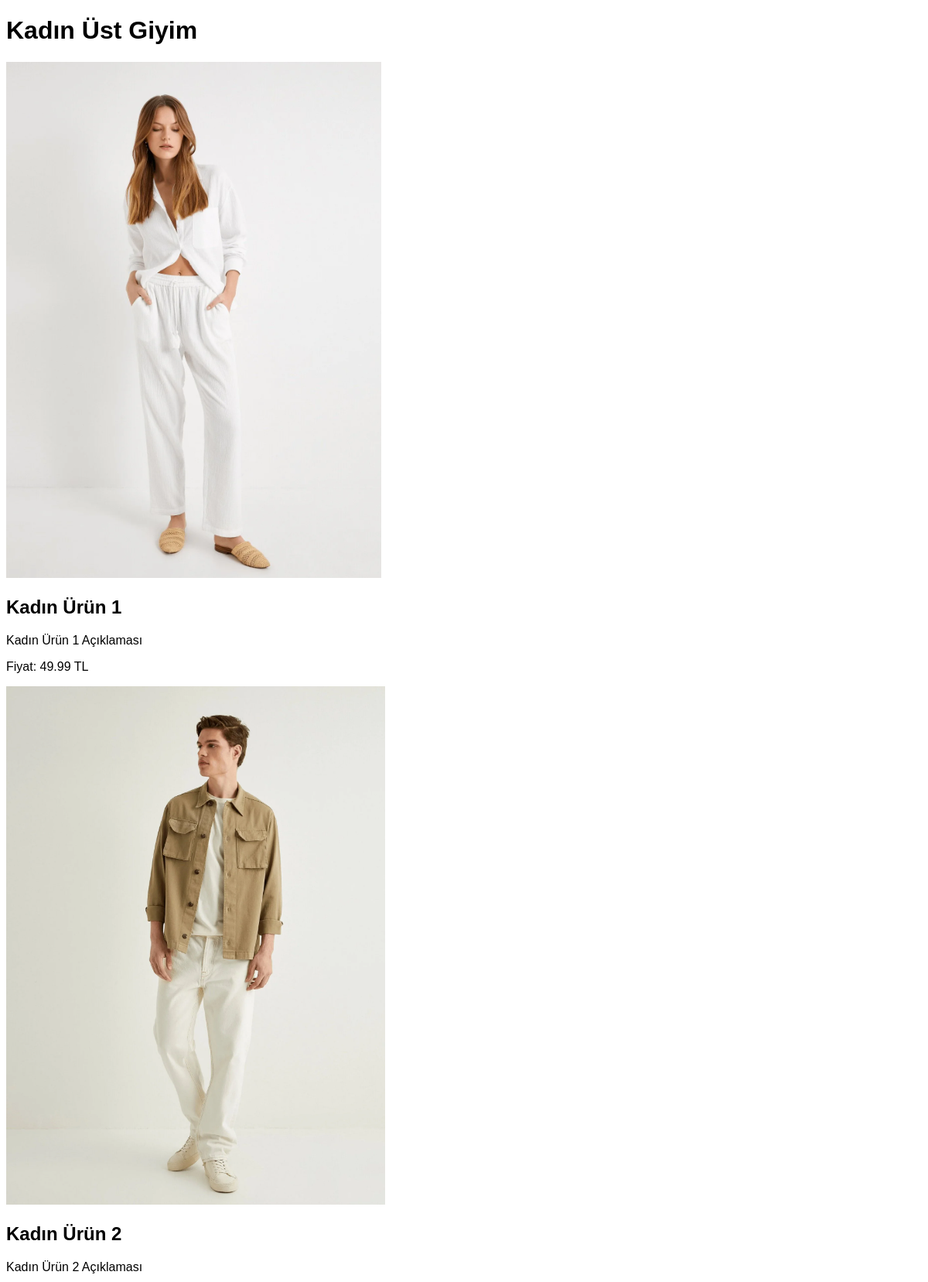
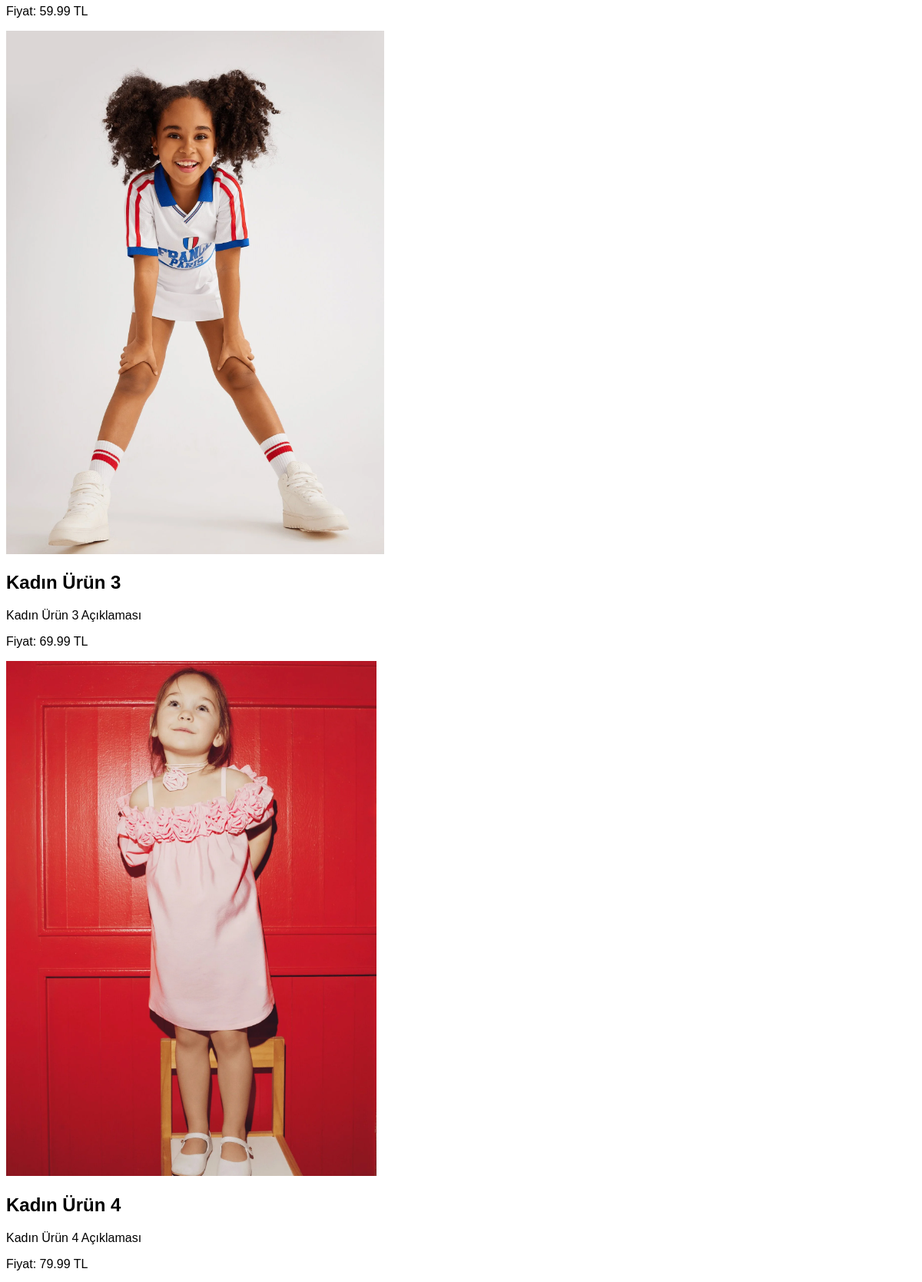
The page /kadın/kadinustgiyim.php (upper part) on the database its author committed (2 pictures, top to bottom).
### tables this page shows
CREATE TABLE `products` (
  `id` int(11) NOT NULL,
  `name` varchar(100) NOT NULL,
  `description` text DEFAULT NULL,
  `price` decimal(10,2) NOT NULL,
  `category_id` int(11) DEFAULT NULL,
  `image` varchar(255) DEFAULT NULL,
  `created_at` timestamp NOT NULL DEFAULT current_timestamp(),
  `subcategory_id` int(11) DEFAULT NULL,
  `image_urL` varchar(255) DEFAULT NULL
);

### kadın/kadinustgiyim.php (the view, shortened to what this page needs)
<?php
$servername = "localhost";
$username = "root";
$password = "";
$dbname = "melo_store";
$conn = new mysqli($servername, $username, $password, $dbname);
$sql = "SELECT * FROM products WHERE category_id = 1";
$result = $conn->query($sql);
?>
<!DOCTYPE html>
<html lang="en">
<head>
    <link rel="stylesheet" href="style.css">
</head>
<body>
    <div class="container">
        <h1>Kadın Üst Giyim</h1>
        <div class="products">
            <?php
            if ($result->num_rows > 0) {
                while ($row = $result->fetch_assoc()) {
            ?>
                    <div class="product">
                        <img src="<?php echo $row["image"]; ?>" alt="<?php echo $row["name"]; ?>">
                        <h2><?php echo $row["name"]; ?></h2>
                        <p><?php echo $row["description"]; ?></p>
                        <p>Fiyat: <?php echo $row["price"]; ?> TL</p>
                    </div>
            <?php
                }
            } else {
                echo "Üzgünüz, henüz yeni ürün bulunamadı.";
            }
            ?>
        </div>
    </div>
</body>
</html>

### css/style.css (style rules this page uses)
body { font-family: Arial, sans-serif; }

### rows shown on the page
products: image (picture), name "Kadın Ürün 1", description "Kadın Ürün 1 Açıklaması", price "49.99"
products: image (picture), name "Kadın Ürün 2", description "Kadın Ürün 2 Açıklaması", price "59.99"
products: image (picture), name "Kadın Ürün 3", description "Kadın Ürün 3 Açıklaması", price "69.99"
products: image (picture), name "Kadın Ürün 4", description "Kadın Ürün 4 Açıklaması", price "79.99"
